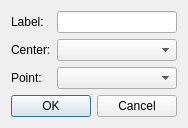
<?xml version="1.0" encoding="UTF-8"?>
<ui version="4.0">
 <class>AddCircleCenterPoint</class>
 <widget class="QDialog" name="AddCircleCenterPoint">
  <property name="geometry">
   <rect>
    <x>0</x>
    <y>0</y>
    <width>180</width>
    <height>123</height>
   </rect>
  </property>
  <property name="windowTitle">
   <string>Dialog</string>
  </property>
  <layout class="QVBoxLayout" name="verticalLayout">
   <item>
    <layout class="QFormLayout" name="formLayout">
     <item row="0" column="0">
      <widget class="QLabel" name="labelLabel">
       <property name="text">
        <string>Label:</string>
       </property>
      </widget>
     </item>
     <item row="0" column="1">
      <widget class="QLineEdit" name="labelLineEdit"/>
     </item>
     <item row="1" column="0">
      <widget class="QLabel" name="point1Label">
       <property name="text">
        <string>Center:</string>
       </property>
      </widget>
     </item>
     <item row="1" column="1">
      <widget class="QComboBox" name="point1ComboBox"/>
     </item>
     <item row="2" column="0">
      <widget class="QLabel" name="point2Label">
       <property name="text">
        <string>Point:</string>
       </property>
      </widget>
     </item>
     <item row="2" column="1">
      <widget class="QComboBox" name="point2ComboBox"/>
     </item>
    </layout>
   </item>
   <item>
    <widget class="QDialogButtonBox" name="buttonBox">
     <property name="orientation">
      <enum>Qt::Horizontal</enum>
     </property>
     <property name="standardButtons">
      <set>QDialogButtonBox::Cancel|QDialogButtonBox::Ok</set>
     </property>
    </widget>
   </item>
  </layout>
 </widget>
 <resources/>
 <connections>
  <connection>
   <sender>buttonBox</sender>
   <signal>accepted()</signal>
   <receiver>AddCircleCenterPoint</receiver>
   <slot>accept()</slot>
   <hints>
    <hint type="sourcelabel">
     <x>248</x>
     <y>254</y>
    </hint>
    <hint type="destinationlabel">
     <x>157</x>
     <y>274</y>
    </hint>
   </hints>
  </connection>
  <connection>
   <sender>buttonBox</sender>
   <signal>rejected()</signal>
   <receiver>AddCircleCenterPoint</receiver>
   <slot>reject()</slot>
   <hints>
    <hint type="sourcelabel">
     <x>316</x>
     <y>260</y>
    </hint>
    <hint type="destinationlabel">
     <x>286</x>
     <y>274</y>
    </hint>
   </hints>
  </connection>
 </connections>
</ui>
